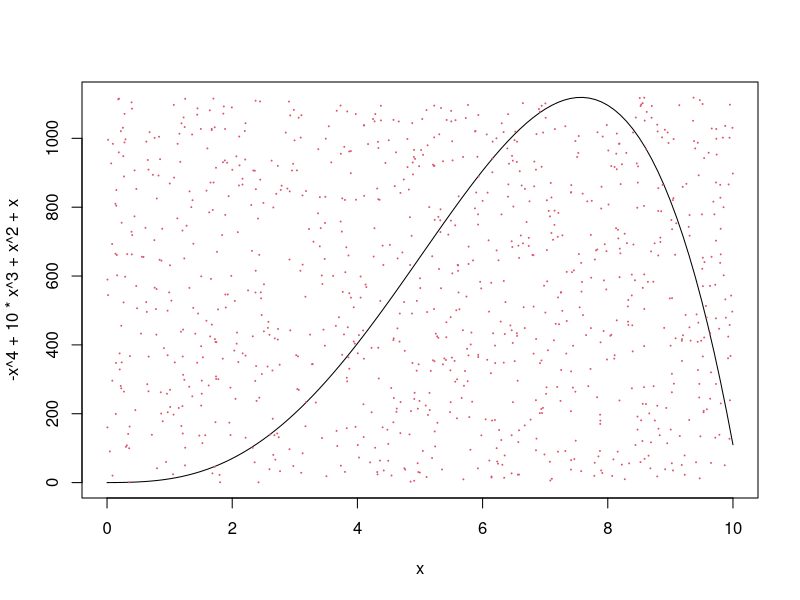
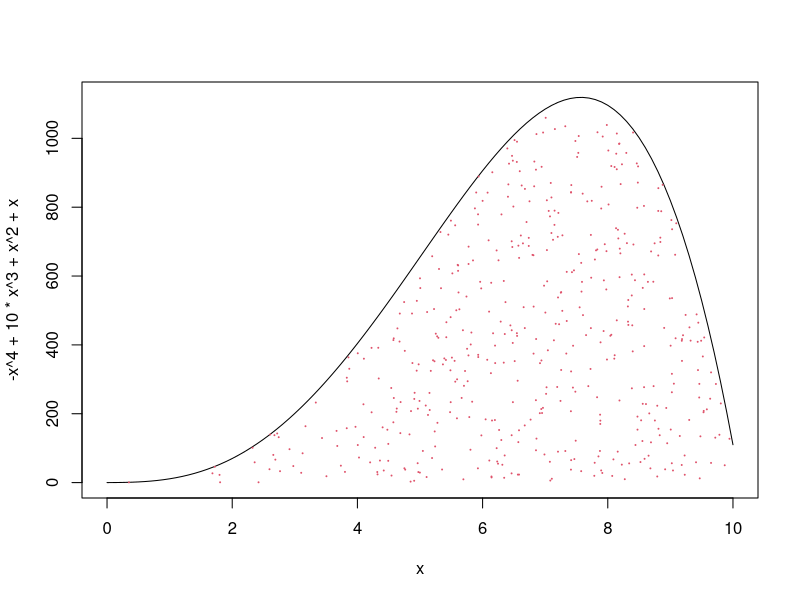
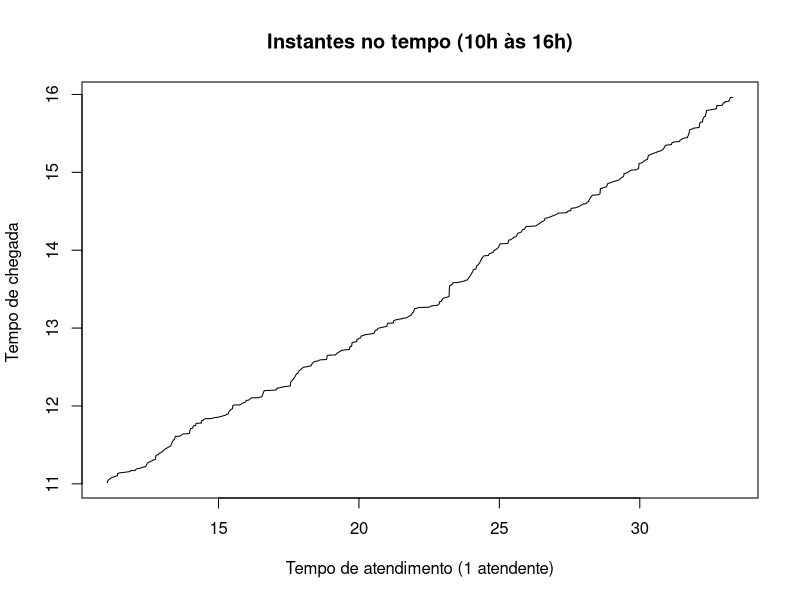
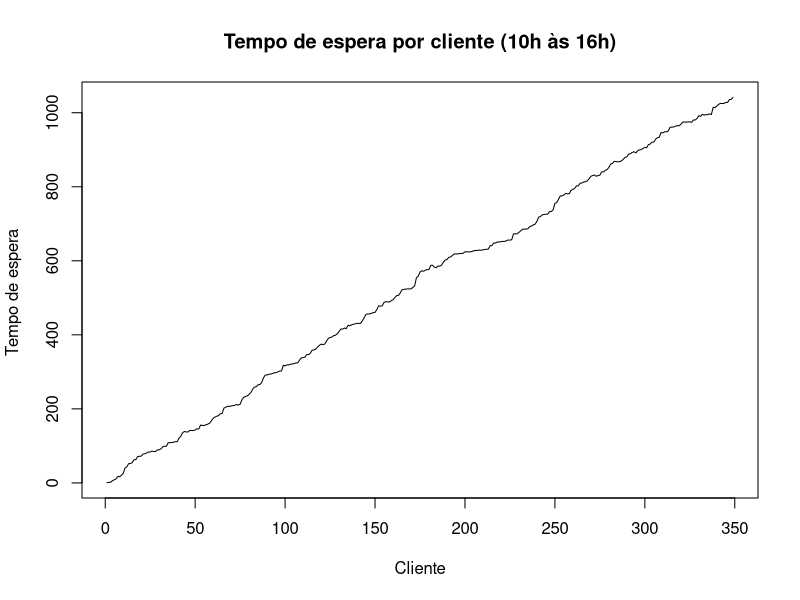

Here is the R script that generated these plots, in order:
## Limpando memória ----
rm(list = ls())
gc()



## Introdução à simulação ----

#http://www.uel.br/pessoal/mariogoto/pages/arquivos/SIMULAGE/2%20Monte%20Carlo.pdf

curve(expr = - x^4 + 10*x^3 + x^2 + x ,from= 0,to = 10)
# Qual % da área abaixo do gráfico?


minha_funcao <- function(x){
  return(- x^4 + 10*x^3 + x^2 + x)
}


# Valor máximo
valor_max <- max(minha_funcao(seq(0,10,by = .0001)))


# Área total
area_total <- valor_max * (10-0) 


N_sim <- 1000
valores_aleatorios_x <- runif(N_sim,0,10) 
valores_aleatorios_y <- runif(N_sim,0,valor_max) 


points(valores_aleatorios_x,valores_aleatorios_y,col = 2, cex = .1)


# Verificando aqueles abaixo do gráfico
valores_aleatorios_y_funcao <- minha_funcao(valores_aleatorios_x)


selecionados <- valores_aleatorios_y < valores_aleatorios_y_funcao 


curve(expr = - x^4 + 10*x^3 + x^2 + x ,from= 0,to = 10)
points(valores_aleatorios_x[selecionados],
       valores_aleatorios_y[selecionados],col = 2, cex = .1)


## Aproximadamente

prop.table(table(selecionados))

### for/while/if ----

# criando matriz para armazenar resultados
N_for <- 10000
resultados <- matrix(0,ncol = 5 , nrow =  N_for)
set.seed(28052019)
i <- 1

valor_drift <- 0.05

valor_acumulado <- 0
for(i in 1:N_for){
  valor_aleatorio1 <- runif(1)
  resultados[i,1] <-  valor_aleatorio1
  valor_aleatorio2 <- runif(1)+ valor_drift
  resultados[i,2] <-  valor_aleatorio2
  
  
  ## IF ----
  ## teste se v1 < v2
  valor_soma_simples <- ifelse(valor_aleatorio1<valor_aleatorio2,
                               valor_aleatorio2-valor_aleatorio1,
                               0)
  
  ## teste se v1 < v2 (ideal para muitas operações lógicas)
  if(valor_aleatorio1<valor_aleatorio2){
    valor_soma <- valor_aleatorio2-valor_aleatorio1
  }
  
  
  resultados[i,3] <-  valor_soma_simples 
  resultados[i,4] <-  valor_soma_simples   + valor_acumulado
  valor_acumulado <- resultados[i,4]
  
}


mean(resultados[,3])
quantile(resultados[,3])




### Leitura ----

library(readxl)
chegadas <- read_excel("base_filas.xlsx",sheet = "chegada")
tempo_atendimento <- read_excel("base_filas.xlsx",sheet = "tempo_atendimento")



## Ritmo de chegada ----

lambda <- mean(chegadas$nc)

## Tempo médio entre chegadas
mu_chegadas <- 1/lambda


## Ritmo médio de atendimento
tea <- mean(tempo_atendimento$x)

mu_atendimentos <- 1/tea



### Simulação 1 (básica) ----
N <-  1000

# instante no tempo em 16h
t_max <- 60*(16-11 )

# semente aleatória
set.seed(28052019)

# simulando tempo entre chegadas
tempos_chegadas <- rexp( N ,rate = mu_chegadas)

# verificando instantes no tempo
tempos_chegadas_acum <- cumsum(tempos_chegadas)

# Filtrando clientes que chegaram depois das 16h
tempos_chegadas_acum <- tempos_chegadas_acum[tempos_chegadas_acum<=t_max]

# número de clientes entre 11h e 16h
n_clientes_entrada <- length(tempos_chegadas_acum)

# tempo de atendimento de cada cliente
tempos_atendimentos <- rexp(n = n_clientes_entrada,rate = mu_atendimentos)


# tempo de atendimento de cada cliente (considerando 1 atendente)
tempos_atendimentos_acum <- cumsum(tempos_atendimentos)


### Taxa de utilização dos atendentes ----

rho <- lambda/( 1 * mu_atendimentos )


### Visualizando o problema ----

plot(tempos_atendimentos_acum/60 + 11,tempos_chegadas_acum/60 + 11,
     type ="l",
     xlab = "Tempo de atendimento (1 atendente)",
     ylab = "Tempo de chegada ",
     main = "Instantes no tempo (10h às 16h)")



# Calculando tempo de espera
tempo_espera <- tempos_atendimentos_acum - tempos_chegadas_acum


plot(1:n_clientes_entrada,
     tempo_espera,
     type ="l",
     xlab = "Cliente",
     ylab = "Tempo de espera ",
     main = "Tempo de espera por cliente (10h às 16h)")



